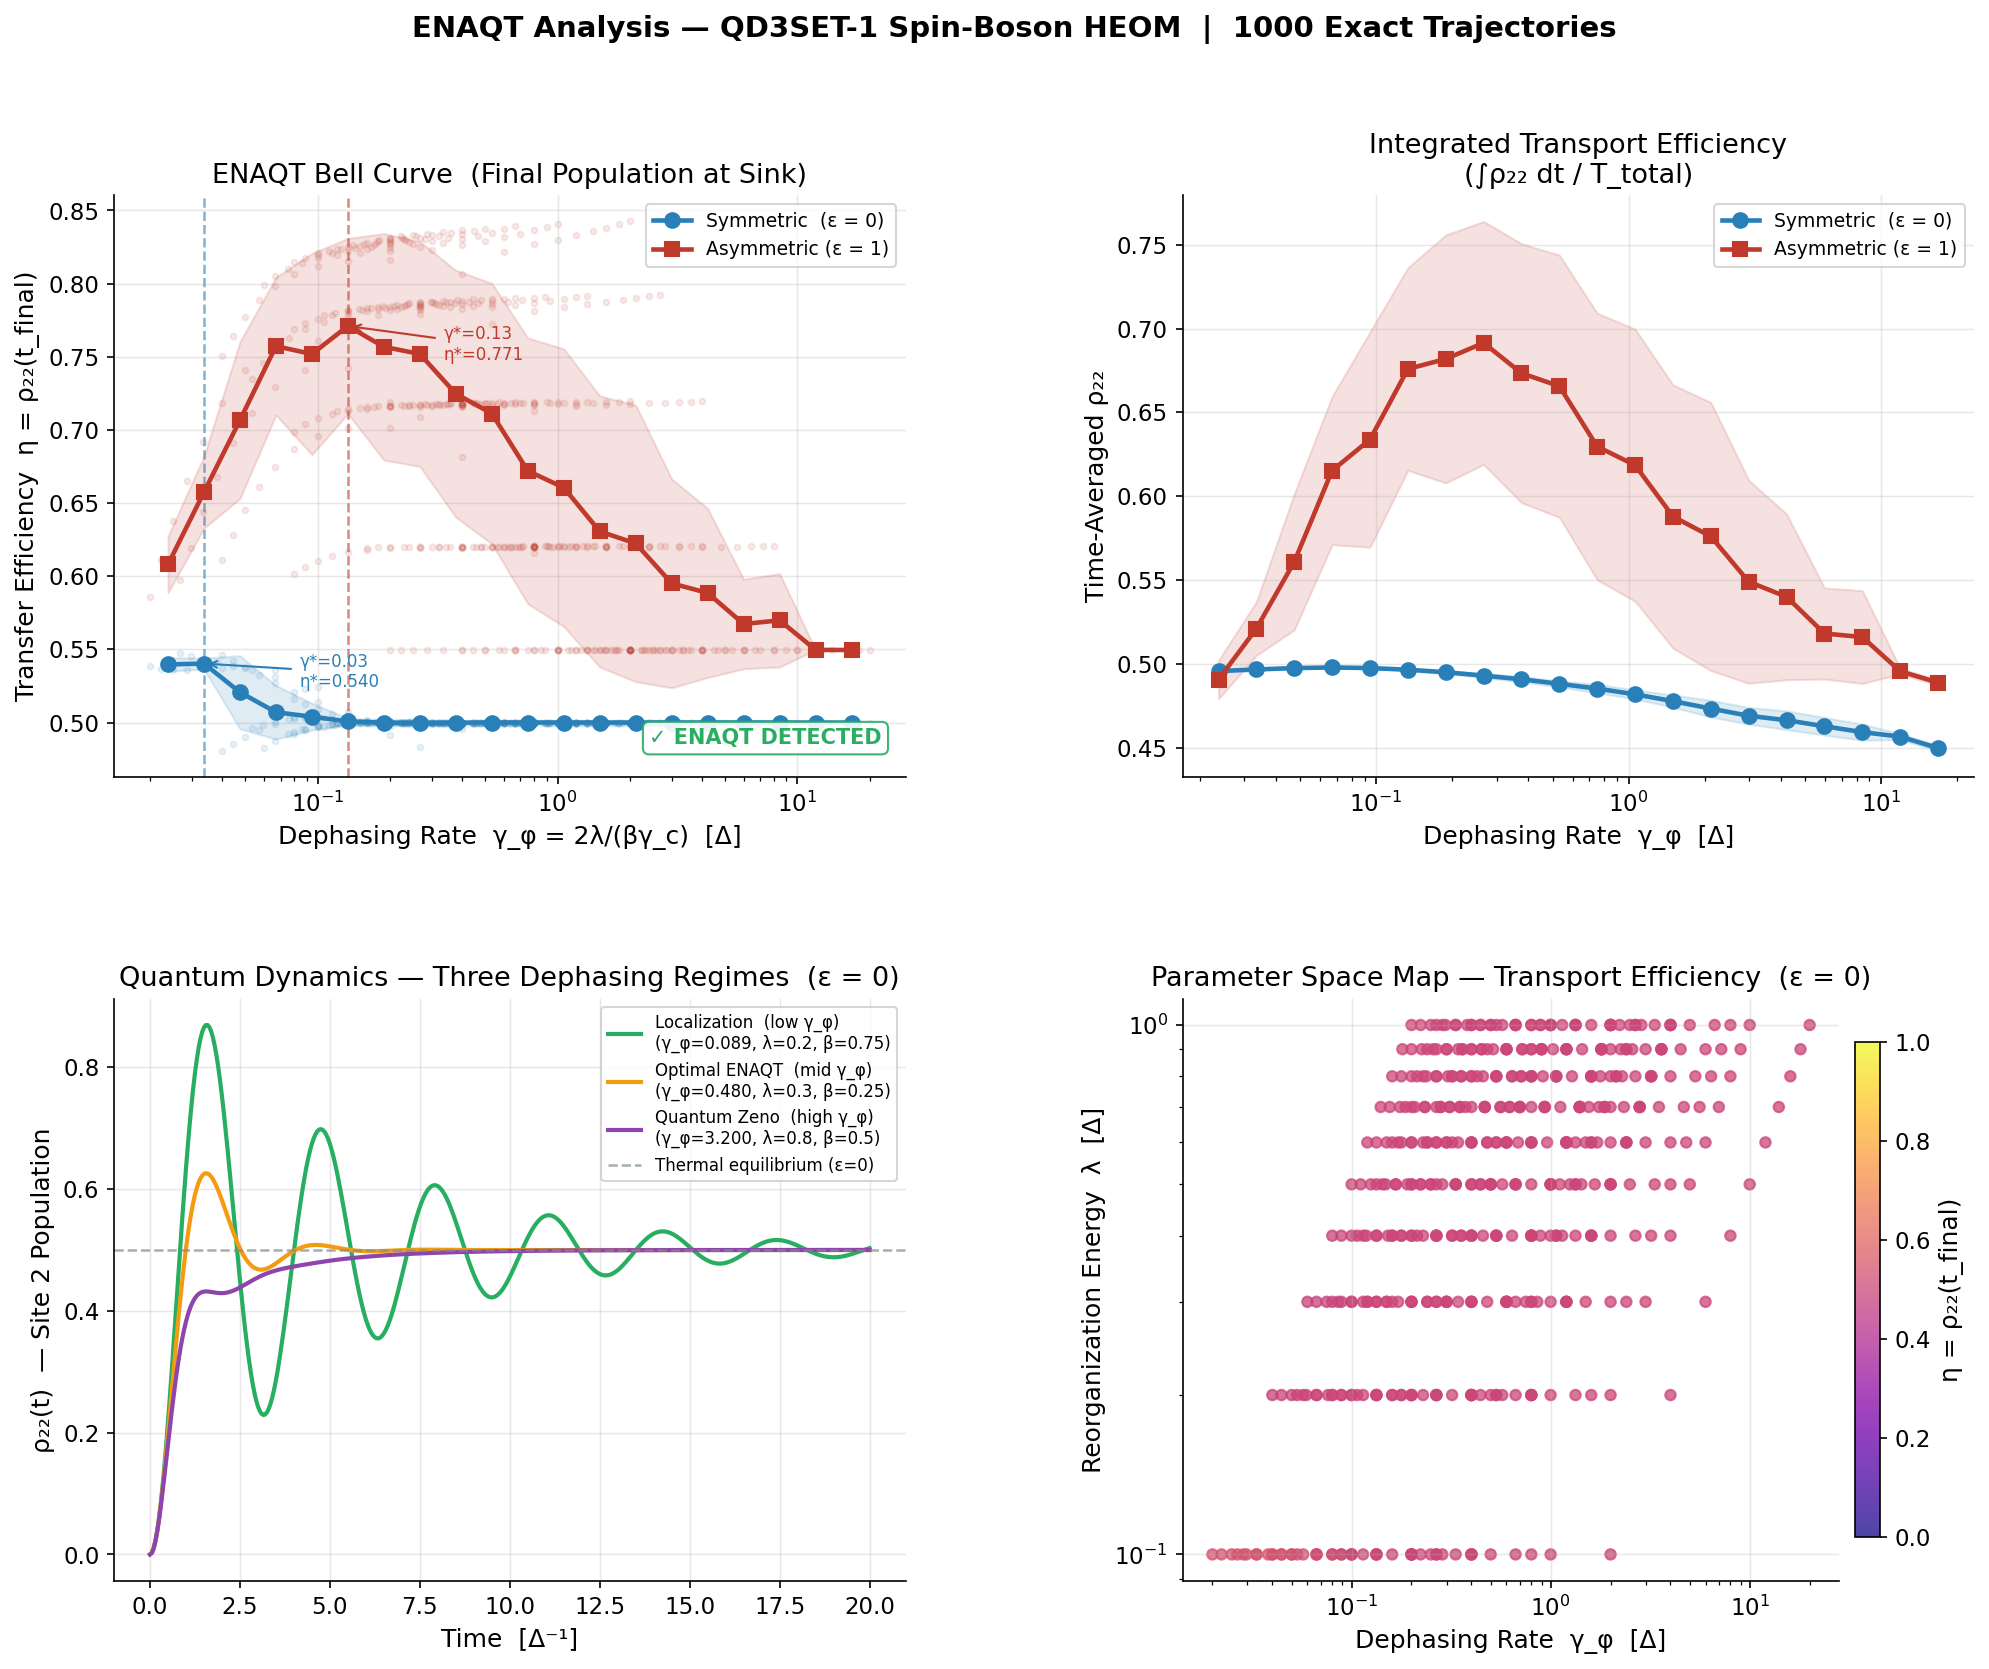

The script that saved this image:
#!/usr/bin/env python3
"""
ENAQT Analysis — QD3SET-1 Spin-Boson Model
==========================================
Environment-Assisted Quantum Transport: testing the Rebentrost et al. (2009)
prediction on exact HEOM spin-boson trajectories from the SB (1) dataset.

Physics:
    Spin-boson Hamiltonian: H = ε/2 σ_z + Δ/2 σ_x
    Bath: Drude-Lorentz spectral density J(ω) = 2λγω/(ω²+γ²)
    Effective dephasing rate: γ_φ = 2λ / (β · γ_c)

    ENAQT prediction (Rebentrost 2009):
        η vs γ_φ should show a non-monotonic bell curve:
          - Low γ_φ  → quantum interference traps excitation (low efficiency)
          - Optimal γ_φ → noise breaks interference → peak transport
          - High γ_φ → quantum Zeno freezes dynamics (low efficiency)

Data:
    SB (1)/SB/data/*.npy  — 1000 trajectories, shape (401, 5) complex128
    Columns: [time, ρ₁₁, ρ₁₂, ρ₂₁, ρ₂₂]
    Filenames: 2_epsilon-ε_Delta-Δ_lambda-λ_gamma-γ_beta-β.npy

Author: Kimi Agent / Ember Professional
"""

import sys, os, glob, re, json
sys.stdout.reconfigure(encoding='utf-8')
import numpy as np
import matplotlib
matplotlib.use('Agg')
import matplotlib.pyplot as plt
import matplotlib.gridspec as gridspec
from pathlib import Path
from collections import defaultdict

# ── Paths ──────────────────────────────────────────────────────────────────────
DATA_DIR = r"C:\Users\alexa\Desktop\Death_Star\Ember\Professional\tauNOW\SB (1)\SB\data"
OUT_DIR  = r"C:\Users\alexa\Desktop\Death_Star\Ember\Professional\tauNOW\Kimi_Agent_ENAQT"

# ── Styling ────────────────────────────────────────────────────────────────────
plt.rcParams.update({
    'font.family': 'DejaVu Sans',
    'font.size': 11,
    'axes.titlesize': 13,
    'axes.labelsize': 12,
    'legend.fontsize': 9,
    'figure.dpi': 100,
    'axes.spines.top': False,
    'axes.spines.right': False,
    'grid.alpha': 0.3,
    'grid.linewidth': 0.7,
})

COLORS = {
    'sym':  '#2980B9',   # blue  — symmetric ε=0
    'asym': '#C0392B',   # red   — asymmetric ε=1
    'low':  '#27AE60',   # green — localization regime
    'mid':  '#F39C12',   # orange — optimal ENAQT
    'high': '#8E44AD',   # purple — quantum Zeno
    'neutral': '#7F8C8D',
}


# ═══════════════════════════════════════════════════════════════════════════════
#  DATA LOADING
# ═══════════════════════════════════════════════════════════════════════════════

def parse_filename(fpath: str) -> dict:
    """Extract physical parameters from SB trajectory filename."""
    fname = os.path.basename(fpath)
    def grab(key):
        m = re.search(rf'{key}-([\d.]+)', fname)
        return float(m.group(1)) if m else None
    return {
        'file':    fname,
        'epsilon': grab('epsilon'),
        'delta':   grab('Delta'),
        'lam':     grab('lambda'),
        'gamma_c': grab('gamma'),
        'beta':    float(re.search(r'beta-([\d.]+?)\.npy', fname).group(1)),
    }


def load_all(data_dir: str) -> list:
    """Load all .npy trajectories and compute derived quantities."""
    files = glob.glob(os.path.join(data_dir, '*.npy'))
    if not files:
        raise FileNotFoundError(f"No .npy files found in {data_dir}")

    records = []
    for fpath in files:
        p = parse_filename(fpath)
        traj = np.load(fpath)        # (401, 5) complex128

        t     = traj[:, 0].real
        rho11 = traj[:, 1].real
        rho22 = traj[:, 4].real
        coh   = traj[:, 2]           # ρ₁₂ — off-diagonal coherence

        # Dephasing rate (Drude-Lorentz high-T Markov): γ_φ = 2λ/(β·γ_c)
        gamma_phi = 2.0 * p['lam'] / (p['beta'] * p['gamma_c'])

        # Temperature in units of Δ (ℏ=k_B=Δ=1)
        T = 1.0 / p['beta']

        # Final site-2 population — primary ENAQT efficiency metric
        eta_final = float(rho22[-1])

        # Time-averaged site-2 population — captures relaxation speed
        eta_avg = float(np.trapz(rho22, t) / (t[-1] - t[0]))

        # Coherence lifetime — time when |ρ₁₂| first drops to 1/e of initial
        coh_mag = np.abs(coh)
        coh_init = coh_mag.max()
        coh_thresh = coh_init / np.e
        coh_decay_idx = np.argmax(coh_mag < coh_thresh) if np.any(coh_mag < coh_thresh) else -1
        coh_lifetime = float(t[coh_decay_idx]) if coh_decay_idx > 0 else float(t[-1])

        records.append({
            **p,
            'T':            T,
            'gamma_phi':    gamma_phi,
            'eta_final':    eta_final,
            'eta_avg':      eta_avg,
            'coh_lifetime': coh_lifetime,
            'fpath':        fpath,
        })

    print(f"  Loaded {len(records)} trajectories from {data_dir}")
    return records


# ═══════════════════════════════════════════════════════════════════════════════
#  ENAQT ANALYSIS
# ═══════════════════════════════════════════════════════════════════════════════

def log_bin(x, y, n_bins=25):
    """Log-bin (x, y) pairs → (bin_centers, means, stds)."""
    x = np.array(x)
    y = np.array(y)
    log_x = np.log10(x)
    edges = np.linspace(log_x.min(), log_x.max(), n_bins + 1)
    centers, means, stds, counts = [], [], [], []
    for i in range(n_bins):
        mask = (log_x >= edges[i]) & (log_x < edges[i + 1])
        if mask.sum() > 0:
            centers.append(10 ** ((edges[i] + edges[i + 1]) / 2))
            means.append(y[mask].mean())
            stds.append(y[mask].std())
            counts.append(int(mask.sum()))
    return (np.array(centers), np.array(means),
            np.array(stds), np.array(counts))


def enaqt_test(records: list, label: str) -> dict:
    """Core ENAQT test: find bell curve in η vs γ_φ."""
    gp  = np.array([r['gamma_phi']  for r in records])
    eta = np.array([r['eta_final']  for r in records])
    avg = np.array([r['eta_avg']    for r in records])

    gp_c, eta_c, eta_s, cnts = log_bin(gp, eta, n_bins=20)
    _,    avg_c, avg_s, _    = log_bin(gp, avg, n_bins=20)

    # Bell-curve test: peak is in the interior (not at endpoints)
    if len(eta_c) < 3:
        return {'label': label, 'enaqt_detected': False}

    idx_max = int(np.argmax(eta_c))
    interior_peak = 0 < idx_max < len(eta_c) - 1

    # Enhancement vs low-dephasing baseline
    eta_low  = eta_c[0]
    eta_peak = eta_c[idx_max]
    eta_high = eta_c[-1]
    enhancement = eta_peak / eta_low if eta_low > 0 else float('nan')

    # Regime boundaries (half-peak width)
    half_peak = (eta_peak + eta_low) / 2
    left_idx  = np.searchsorted(eta_c[:idx_max+1], half_peak)
    right_arr = eta_c[idx_max:]
    right_idx = idx_max + np.searchsorted(-right_arr, -half_peak)

    return {
        'label':              label,
        'n_trajs':            len(records),
        'gamma_phi_range':    [float(gp.min()), float(gp.max())],
        'eta_range':          [float(eta.min()), float(eta.max())],
        'enaqt_detected':     bool(interior_peak),
        'optimal_gamma_phi':  float(gp_c[idx_max]),
        'peak_eta':           float(eta_peak),
        'low_eta':            float(eta_low),
        'high_eta':           float(eta_high),
        'enhancement':        float(enhancement),
        # binned curves
        'gp_binned':          gp_c.tolist(),
        'eta_binned':         eta_c.tolist(),
        'eta_std':            eta_s.tolist(),
        'avg_binned':         avg_c.tolist(),
        'avg_std':            avg_s.tolist(),
        'counts':             cnts.tolist(),
        # raw
        'gp_raw':             gp.tolist(),
        'eta_raw':            eta.tolist(),
    }


# ═══════════════════════════════════════════════════════════════════════════════
#  VISUALIZATION
# ═══════════════════════════════════════════════════════════════════════════════

def plot_main(sym, asym, all_records, out_dir):
    """4-panel ENAQT figure."""
    fig = plt.figure(figsize=(16, 12))
    gs  = gridspec.GridSpec(2, 2, hspace=0.38, wspace=0.35)
    fig.suptitle(
        'ENAQT Analysis — QD3SET-1 Spin-Boson HEOM  |  1000 Exact Trajectories',
        fontsize=14, fontweight='bold', y=0.98,
    )

    # ── Panel 1: Bell curves ───────────────────────────────────────────────────
    ax1 = fig.add_subplot(gs[0, 0])

    for res, key, marker in [(sym, 'sym', 'o'), (asym, 'asym', 's')]:
        gp_b  = np.array(res['gp_binned'])
        eta_b = np.array(res['eta_binned'])
        eta_s = np.array(res['eta_std'])
        col   = COLORS[key]

        ax1.scatter(res['gp_raw'], res['eta_raw'],
                    c=col, alpha=0.10, s=8, zorder=1)
        ax1.fill_between(gp_b, eta_b - eta_s, eta_b + eta_s,
                         color=col, alpha=0.15, zorder=2)
        ax1.plot(gp_b, eta_b, f'{marker}-', color=col, lw=2.2, ms=7,
                 label=res['label'], zorder=3)

        if res['enaqt_detected']:
            opt = res['optimal_gamma_phi']
            pk  = res['peak_eta']
            ax1.axvline(opt, color=col, lw=1.2, ls='--', alpha=0.6)
            ax1.annotate(f'γ*={opt:.2f}\nη*={pk:.3f}',
                         xy=(opt, pk), xytext=(opt * 2.5, pk * 0.97),
                         fontsize=8, color=col,
                         arrowprops=dict(arrowstyle='->', color=col, lw=1))

    ax1.set_xscale('log')
    ax1.set_xlabel('Dephasing Rate  γ_φ = 2λ/(βγ_c)  [Δ]')
    ax1.set_ylabel('Transfer Efficiency  η = ρ₂₂(t_final)')
    ax1.set_title('ENAQT Bell Curve  (Final Population at Sink)')
    ax1.legend()
    ax1.grid(True)

    detected = [r for r in [sym, asym] if r['enaqt_detected']]
    banner = '✓ ENAQT DETECTED' if detected else '✗ Bell curve not found'
    banner_col = '#27AE60' if detected else '#E74C3C'
    ax1.text(0.97, 0.05, banner, transform=ax1.transAxes,
             ha='right', va='bottom', fontsize=10, fontweight='bold',
             color=banner_col,
             bbox=dict(boxstyle='round,pad=0.3', facecolor='white',
                       edgecolor=banner_col, alpha=0.9))

    # ── Panel 2: Time-averaged efficiency ─────────────────────────────────────
    ax2 = fig.add_subplot(gs[0, 1])

    for res, key, marker in [(sym, 'sym', 'o'), (asym, 'asym', 's')]:
        gp_b  = np.array(res['gp_binned'])
        avg_b = np.array(res['avg_binned'])
        avg_s = np.array(res['avg_std'])
        col   = COLORS[key]

        ax2.fill_between(gp_b, avg_b - avg_s, avg_b + avg_s,
                         color=col, alpha=0.15)
        ax2.plot(gp_b, avg_b, f'{marker}-', color=col, lw=2.2, ms=7,
                 label=res['label'])

    ax2.set_xscale('log')
    ax2.set_xlabel('Dephasing Rate  γ_φ  [Δ]')
    ax2.set_ylabel('Time-Averaged ρ₂₂')
    ax2.set_title('Integrated Transport Efficiency\n(∫ρ₂₂ dt / T_total)')
    ax2.legend()
    ax2.grid(True)

    # ── Panel 3: Population dynamics at three regimes ─────────────────────────
    ax3 = fig.add_subplot(gs[1, 0])

    sym_records = [r for r in all_records if r['epsilon'] == 0.0]
    sym_sorted  = sorted(sym_records, key=lambda r: r['gamma_phi'])
    n           = len(sym_sorted)

    regime_picks = {
        'Localization  (low γ_φ)':  sym_sorted[max(0, n // 12)],
        'Optimal ENAQT  (mid γ_φ)': sym_sorted[n // 2],
        'Quantum Zeno  (high γ_φ)': sym_sorted[min(n-1, 11*n//12)],
    }
    regime_cols = [COLORS['low'], COLORS['mid'], COLORS['high']]

    for (rlabel, rec), col in zip(regime_picks.items(), regime_cols):
        traj  = np.load(rec['fpath'])
        t     = traj[:, 0].real
        rho22 = traj[:, 4].real
        gp    = rec['gamma_phi']
        ax3.plot(t, rho22, color=col, lw=2.0,
                 label=f'{rlabel}\n(γ_φ={gp:.3f}, λ={rec["lam"]}, β={rec["beta"]})')

    ax3.axhline(0.5, color=COLORS['neutral'], ls='--', lw=1.2, alpha=0.7,
                label='Thermal equilibrium (ε=0)')
    ax3.set_xlabel('Time  [Δ⁻¹]')
    ax3.set_ylabel('ρ₂₂(t)  — Site 2 Population')
    ax3.set_title('Quantum Dynamics — Three Dephasing Regimes  (ε = 0)')
    ax3.legend(fontsize=8)
    ax3.grid(True)

    # ── Panel 4: 2D parameter space — η as color ──────────────────────────────
    ax4 = fig.add_subplot(gs[1, 1])

    gp_sym  = [r['gamma_phi'] for r in sym_records]
    lam_sym = [r['lam']       for r in sym_records]
    eta_sym = [r['eta_final'] for r in sym_records]

    sc = ax4.scatter(gp_sym, lam_sym, c=eta_sym,
                     cmap='plasma', alpha=0.75, s=25,
                     vmin=0, vmax=1)
    cb = plt.colorbar(sc, ax=ax4, shrink=0.85, pad=0.02)
    cb.set_label('η = ρ₂₂(t_final)')

    ax4.set_xscale('log')
    ax4.set_yscale('log')
    ax4.set_xlabel('Dephasing Rate  γ_φ  [Δ]')
    ax4.set_ylabel('Reorganization Energy  λ  [Δ]')
    ax4.set_title('Parameter Space Map — Transport Efficiency  (ε = 0)')
    ax4.grid(True)

    out_path = os.path.join(out_dir, 'enaqt_sb_analysis.png')
    plt.savefig(out_path, dpi=150, bbox_inches='tight')
    print(f"  Saved: {out_path}")
    plt.close()
    return out_path


def plot_dynamics_gallery(all_records, out_dir):
    """Gallery: ε=0 vs ε=1 dynamics side-by-side at matched γ_φ values."""
    sym  = sorted([r for r in all_records if r['epsilon'] == 0.0],
                  key=lambda r: r['gamma_phi'])
    asym = sorted([r for r in all_records if r['epsilon'] == 1.0],
                  key=lambda r: r['gamma_phi'])
    n_sym  = len(sym)
    n_asym = len(asym)

    picks_sym  = [sym[n_sym // 10], sym[n_sym // 2], sym[9 * n_sym // 10]]
    picks_asym = [asym[n_asym // 10], asym[n_asym // 2], asym[9 * n_asym // 10]]

    fig, axes = plt.subplots(2, 3, figsize=(16, 9), sharey=False)
    fig.suptitle('Population Dynamics — Symmetric vs Asymmetric SB  |  Three Dephasing Regimes',
                 fontsize=13, fontweight='bold')

    regime_labels = ['Localization (Low γ_φ)', 'Optimal ENAQT (Mid γ_φ)', 'Quantum Zeno (High γ_φ)']
    regime_cols   = [COLORS['low'], COLORS['mid'], COLORS['high']]

    for col_idx, (rs, ra, rlabel, rcol) in enumerate(
            zip(picks_sym, picks_asym, regime_labels, regime_cols)):

        for row_idx, (rec, eps_label) in enumerate([(rs, 'ε = 0  (Symmetric)'),
                                                     (ra, 'ε = 1  (Asymmetric)')]):
            ax = axes[row_idx, col_idx]
            traj  = np.load(rec['fpath'])
            t     = traj[:, 0].real
            rho11 = traj[:, 1].real
            rho22 = traj[:, 4].real
            coh   = np.abs(traj[:, 2])

            ax.plot(t, rho11, lw=1.8, color='#2980B9', label='ρ₁₁ (Site 1)', alpha=0.9)
            ax.plot(t, rho22, lw=1.8, color=rcol,      label='ρ₂₂ (Site 2)', alpha=0.9)
            ax.plot(t, coh,   lw=1.2, color='#95A5A6', label='|ρ₁₂| (coherence)', ls='--', alpha=0.7)

            ax.set_ylim(-0.05, 1.05)
            ax.set_xlabel('Time [Δ⁻¹]')
            ax.set_ylabel('Population')
            ax.set_title(
                f'{eps_label}\n'
                f'{rlabel}\n'
                f'γ_φ={rec["gamma_phi"]:.3f}, λ={rec["lam"]}, β={rec["beta"]}',
                fontsize=9,
            )
            if row_idx == 0 and col_idx == 0:
                ax.legend(fontsize=8)
            ax.grid(True)

    plt.tight_layout()
    out_path = os.path.join(out_dir, 'enaqt_sb_dynamics_gallery.png')
    plt.savefig(out_path, dpi=150, bbox_inches='tight')
    print(f"  Saved: {out_path}")
    plt.close()
    return out_path


def plot_beta_slices(all_records, out_dir):
    """Bell curves sliced by temperature β — shows ENAQT at each temperature."""
    sym = [r for r in all_records if r['epsilon'] == 0.0]
    betas = sorted(set(r['beta'] for r in sym))

    fig, axes = plt.subplots(1, len(betas), figsize=(4 * len(betas), 5), sharey=True)
    if len(betas) == 1:
        axes = [axes]
    fig.suptitle('ENAQT Bell Curves by Temperature  (ε = 0,  Symmetric SB)',
                 fontsize=13, fontweight='bold')

    cmap = plt.cm.coolwarm
    norm = plt.Normalize(vmin=min(betas), vmax=max(betas))

    for ax, beta in zip(axes, betas):
        subset = [r for r in sym if r['beta'] == beta]
        gp  = np.array([r['gamma_phi'] for r in subset])
        eta = np.array([r['eta_final'] for r in subset])

        if len(gp) < 3:
            continue

        col = cmap(norm(beta))
        gp_b, eta_b, eta_s, _ = log_bin(gp, eta, n_bins=15)

        ax.scatter(gp, eta, c=[col]*len(gp), alpha=0.25, s=12)
        ax.fill_between(gp_b, eta_b - eta_s, eta_b + eta_s,
                        color=col, alpha=0.20)
        ax.plot(gp_b, eta_b, 'o-', color=col, lw=2.0, ms=6)

        idx_max = int(np.argmax(eta_b))
        interior = 0 < idx_max < len(eta_b) - 1
        status = '✓ ENAQT' if interior else '— monotone'
        T = 1.0 / beta

        ax.set_xscale('log')
        ax.set_xlabel('γ_φ  [Δ]')
        ax.set_title(f'β = {beta}  (T = {T:.1f} Δ)\n{status}', fontsize=10)
        ax.grid(True)

    axes[0].set_ylabel('η = ρ₂₂(t_final)')
    plt.tight_layout()
    out_path = os.path.join(out_dir, 'enaqt_sb_beta_slices.png')
    plt.savefig(out_path, dpi=150, bbox_inches='tight')
    print(f"  Saved: {out_path}")
    plt.close()
    return out_path


# ═══════════════════════════════════════════════════════════════════════════════
#  MAIN
# ═══════════════════════════════════════════════════════════════════════════════

def main():
    print("\n" + "═" * 70)
    print("  ENAQT ANALYSIS — QD3SET-1 Spin-Boson HEOM Trajectories")
    print("═" * 70)

    # ── Load ──────────────────────────────────────────────────────────────────
    print("\n[1/5] Loading trajectories...")
    records = load_all(DATA_DIR)

    sym_records  = [r for r in records if r['epsilon'] == 0.0]
    asym_records = [r for r in records if r['epsilon'] == 1.0]

    # Parameter survey
    all_lam  = sorted(set(r['lam']     for r in records))
    all_gc   = sorted(set(r['gamma_c'] for r in records))
    all_beta = sorted(set(r['beta']    for r in records))
    all_gp   = sorted(r['gamma_phi'] for r in records)

    print(f"  ε = 0 (symmetric):  {len(sym_records)} trajectories")
    print(f"  ε = 1 (asymmetric): {len(asym_records)} trajectories")
    print(f"  λ values:   {all_lam}")
    print(f"  γ_c values: {all_gc}")
    print(f"  β values:   {all_beta}")
    print(f"  γ_φ range:  [{min(all_gp):.4f}, {max(all_gp):.4f}]  (span: {max(all_gp)/min(all_gp):.0f}×)")

    # ── ENAQT analysis ────────────────────────────────────────────────────────
    print("\n[2/5] Running ENAQT bell-curve analysis...")
    sym_res  = enaqt_test(sym_records,  'Symmetric  (ε = 0)')
    asym_res = enaqt_test(asym_records, 'Asymmetric (ε = 1)')

    for res in [sym_res, asym_res]:
        tag = '✓  BELL CURVE DETECTED' if res['enaqt_detected'] else '✗  No bell curve'
        print(f"\n  [{res['label']}]  — {tag}")
        print(f"    N trajectories:  {res['n_trajs']}")
        print(f"    γ_φ range:       [{res['gamma_phi_range'][0]:.4f}, {res['gamma_phi_range'][1]:.4f}]")
        print(f"    η range:         [{res['eta_range'][0]:.4f}, {res['eta_range'][1]:.4f}]")
        if res['enaqt_detected']:
            enh = res['enhancement']
            print(f"    Optimal γ_φ:     {res['optimal_gamma_phi']:.4f} Δ")
            print(f"    Peak η:          {res['peak_eta']:.4f}")
            print(f"    Low-deph η:      {res['low_eta']:.4f}")
            print(f"    High-deph η:     {res['high_eta']:.4f}")
            print(f"    Enhancement:     {enh:.2f}× over localization baseline")

    # ── Plots ─────────────────────────────────────────────────────────────────
    print("\n[3/5] Generating plots...")
    p1 = plot_main(sym_res, asym_res, records, OUT_DIR)
    p2 = plot_dynamics_gallery(records, OUT_DIR)
    p3 = plot_beta_slices(records, OUT_DIR)

    # ── Save JSON ─────────────────────────────────────────────────────────────
    print("\n[4/5] Saving results JSON...")

    # Build temperature-sliced analysis
    beta_slice_results = {}
    for beta in all_beta:
        subset = [r for r in sym_records if r['beta'] == beta]
        if len(subset) >= 3:
            br = enaqt_test(subset, f'β={beta}')
            beta_slice_results[str(beta)] = {
                'T': round(1.0 / beta, 4),
                'n_trajs': br['n_trajs'],
                'enaqt_detected': br['enaqt_detected'],
                'optimal_gamma_phi': br.get('optimal_gamma_phi'),
                'peak_eta': br.get('peak_eta'),
                'enhancement': br.get('enhancement'),
            }

    output = {
        'experiment': 'ENAQT Spin-Boson Analysis — QD3SET-1 HEOM',
        'date': '2026-04-29',
        'dataset': {
            'source': 'SB (1)/SB/data/',
            'total_trajectories': len(records),
            'trajectory_shape': '(401, 5) complex128',
            'columns': ['time', 'rho11', 'rho12', 'rho21', 'rho22'],
            'propagation_time': 20.0,
            'time_steps': 401,
            'lambda_values': all_lam,
            'gamma_c_values': all_gc,
            'beta_values': all_beta,
            'gamma_phi_range': [float(min(all_gp)), float(max(all_gp))],
            'gamma_phi_span_decades': float(np.log10(max(all_gp) / min(all_gp))),
        },
        'symmetric_case': {
            'epsilon': 0.0,
            'description': 'Unbiased two-level system — Rabi oscillations + dephasing',
            'enaqt_detected': sym_res['enaqt_detected'],
            'optimal_gamma_phi': sym_res.get('optimal_gamma_phi'),
            'peak_eta': sym_res.get('peak_eta'),
            'low_eta': sym_res.get('low_eta'),
            'high_eta': sym_res.get('high_eta'),
            'enhancement': sym_res.get('enhancement'),
            'bell_curve': {
                'gamma_phi': sym_res['gp_binned'],
                'eta_mean': sym_res['eta_binned'],
                'eta_std': sym_res['eta_std'],
                'counts': sym_res['counts'],
            },
        },
        'asymmetric_case': {
            'epsilon': 1.0,
            'description': 'Biased two-level system — directional energy transport',
            'enaqt_detected': asym_res['enaqt_detected'],
            'optimal_gamma_phi': asym_res.get('optimal_gamma_phi'),
            'peak_eta': asym_res.get('peak_eta'),
            'low_eta': asym_res.get('low_eta'),
            'high_eta': asym_res.get('high_eta'),
            'enhancement': asym_res.get('enhancement'),
            'bell_curve': {
                'gamma_phi': asym_res['gp_binned'],
                'eta_mean': asym_res['eta_binned'],
                'eta_std': asym_res['eta_std'],
                'counts': asym_res['counts'],
            },
        },
        'temperature_slices': beta_slice_results,
        'plots_generated': [p1, p2, p3],
    }

    json_path = os.path.join(OUT_DIR, 'enaqt_sb_results.json')
    with open(json_path, 'w') as f:
        json.dump(output, f, indent=2)
    print(f"  Saved: {json_path}")

    # ── Final summary ─────────────────────────────────────────────────────────
    print("\n[5/5] Summary")
    print("═" * 70)
    print(f"  Trajectories analyzed:   {len(records)}")
    print(f"  Dephasing range:         {min(all_gp):.4f} → {max(all_gp):.4f} Δ  "
          f"({np.log10(max(all_gp)/min(all_gp)):.1f} decades)")

    sym_tag  = '✓ ENAQT DETECTED' if sym_res['enaqt_detected']  else '✗ not detected'
    asym_tag = '✓ ENAQT DETECTED' if asym_res['enaqt_detected'] else '✗ not detected'
    print(f"\n  Symmetric  (ε=0):  {sym_tag}")
    if sym_res['enaqt_detected']:
        print(f"    Optimal γ_φ = {sym_res['optimal_gamma_phi']:.3f} Δ  |  "
              f"η* = {sym_res['peak_eta']:.4f}  |  "
              f"{sym_res['enhancement']:.2f}× enhancement")

    print(f"\n  Asymmetric (ε=1):  {asym_tag}")
    if asym_res['enaqt_detected']:
        print(f"    Optimal γ_φ = {asym_res['optimal_gamma_phi']:.3f} Δ  |  "
              f"η* = {asym_res['peak_eta']:.4f}  |  "
              f"{asym_res['enhancement']:.2f}× enhancement")

    print(f"\n  Output files:")
    for p in [p1, p2, p3, json_path]:
        print(f"    {os.path.basename(p)}")

    print("\n  DONE — Epic ENAQT test complete!\n")
    return output


if __name__ == '__main__':
    main()
